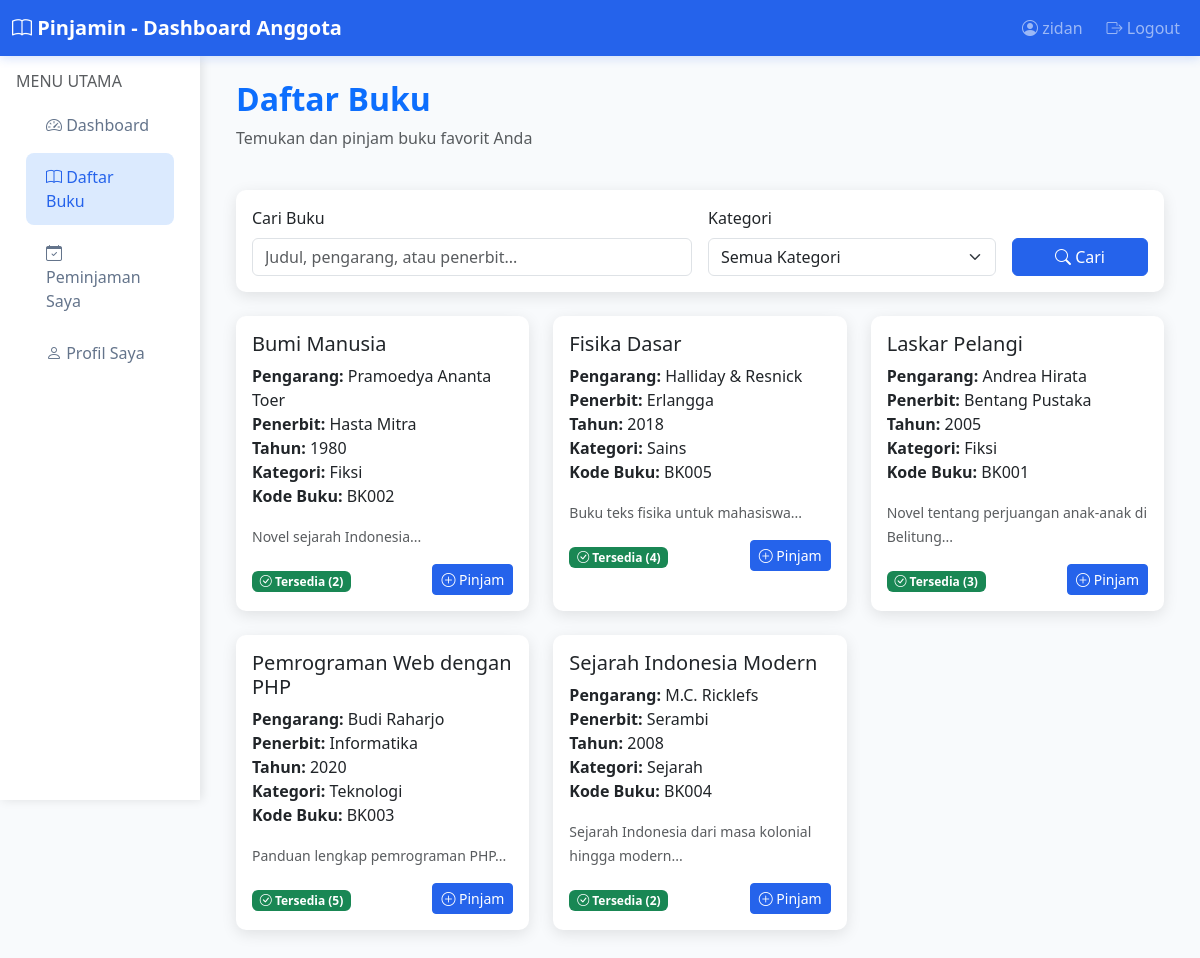
Page /member_buku.php (signed in) on the committed database.
### tables this page shows
CREATE TABLE `buku` (
  `id_buku` int NOT NULL,
  `kode_buku` varchar(20) NOT NULL,
  `judul` varchar(200) NOT NULL,
  `pengarang` varchar(100) NOT NULL,
  `penerbit` varchar(100) DEFAULT NULL,
  `tahun_terbit` year DEFAULT NULL,
  `id_kategori` int DEFAULT NULL,
  `jumlah_total` int DEFAULT '1',
  `jumlah_tersedia` int DEFAULT '1',
  `deskripsi` text,
  `tanggal_ditambahkan` timestamp NULL DEFAULT CURRENT_TIMESTAMP
);

CREATE TABLE `kategori` (
  `id_kategori` int NOT NULL,
  `nama_kategori` varchar(100) NOT NULL,
  `deskripsi` text,
  `tanggal_dibuat` timestamp NULL DEFAULT CURRENT_TIMESTAMP
);

### member_buku.php (the view, shortened to what this page needs)
<?php
require_once 'database.php';
$search = isset($_GET['search']) ? $_GET['search'] : '';
$query = "SELECT b.*, k.nama_kategori FROM buku b LEFT JOIN kategori k ON b.id_kategori = k.id_kategori WHERE 1=1";
$params = [];
$query .= " ORDER BY b.judul ASC";
$stmt = $pdo->prepare($query);
$stmt->execute($params);
$buku_list = $stmt->fetchAll();
?>
<!DOCTYPE html>
<html lang="id">
<head>
    <link href="https://cdn.jsdelivr.net/npm/bootstrap@5.3.0/dist/css/bootstrap.min.css" rel="stylesheet">
    <link href="https://cdn.jsdelivr.net/npm/bootstrap-icons@1.10.0/font/bootstrap-icons.css" rel="stylesheet">
</head>
<body>
    <nav class="navbar navbar-expand-lg navbar-dark">
        <div class="container-fluid">
            <a class="navbar-brand fw-bold" href="#">
                <i class="bi bi-book"></i> Pinjamin - Dashboard Anggota
            </a>
            <div class="navbar-nav ms-auto">
                <span class="navbar-text me-3">
                    <i class="bi bi-person-circle"></i> <?= $_SESSION['nama_anggota'] ?>
                </span>
                <a class="nav-link" href="logout.php">
                    <i class="bi bi-box-arrow-right"></i> Logout
                </a>
            </div>
        </div>
    </nav>
    <div class="container-fluid">
        <div class="row">
            <div class="col-md-3 col-lg-2 px-0">
                <div class="sidebar">
                    <div class="p-3">
                        <h6 class="text-muted">MENU UTAMA</h6>
                        <nav class="nav flex-column">
                            <a class="nav-link" href="member_dashboard.php">
                                <i class="bi bi-speedometer2"></i> Dashboard
                            </a>
                            <a class="nav-link active" href="member_buku.php">
                                <i class="bi bi-book"></i> Daftar Buku
                            </a>
                            <a class="nav-link" href="member_peminjaman.php">
                                <i class="bi bi-calendar-check"></i> Peminjaman Saya
                            </a>
                            <a class="nav-link" href="member_profil.php">
                                <i class="bi bi-person"></i> Profil Saya
                            </a>
                        </nav>
                    </div>
                </div>
            </div>
            <div class="col-md-9 col-lg-10">
                <div class="p-4">
                    <div class="row mb-4">
                        <div class="col-12">
                            <h2 class="fw-bold text-primary">Daftar Buku</h2>
                            <p class="text-muted">Temukan dan pinjam buku favorit Anda</p>
                        </div>
                    </div>
                    <div class="row mb-4">
                        <div class="col-12">
                            <div class="card">
                                <div class="card-body">
                                    <form method="GET" class="row g-3">
                                        <div class="col-md-6">
                                            <label for="search" class="form-label">Cari Buku</label>
                                            <input type="text" class="form-control" id="search" name="search"
                                                   placeholder="Judul, pengarang, atau penerbit..." value="<?= htmlspecialchars($search) ?>">
                                        </div>
                                        <div class="col-md-4">
                                            <label for="kategori" class="form-label">Kategori</label>
                                            <select class="form-select" id="kategori" name="kategori">
                                                <option value="">Semua Kategori</option>
                                            </select>
                                        </div>
                                        <div class="col-md-2">
                                            <label class="form-label">&nbsp;</label>
                                            <div class="d-grid">
                                                <button type="submit" class="btn btn-primary">
                                                    <i class="bi bi-search"></i> Cari
                                                </button>
                                            </div>
                                        </div>
                                    </form>
                                </div>
                            </div>
                        </div>
                    </div>
                    <div class="row">
                        <?php if (count($buku_list) > 0): ?>
                            <?php foreach ($buku_list as $buku): ?>
                            <div class="col-md-6 col-lg-4 mb-4">
                                <div class="card book-card h-100">
                                    <div class="card-body">
                                        <h5 class="card-title"><?= htmlspecialchars($buku['judul']) ?></h5>
                                        <p class="card-text">
                                            <strong>Pengarang:</strong> <?= htmlspecialchars($buku['pengarang']) ?><br>
                                            <strong>Penerbit:</strong> <?= htmlspecialchars($buku['penerbit']) ?><br>
                                            <strong>Tahun:</strong> <?= $buku['tahun_terbit'] ?><br>
                                            <strong>Kategori:</strong> <?= htmlspecialchars($buku['nama_kategori']) ?><br>
                                            <strong>Kode Buku:</strong> <?= htmlspecialchars($buku['kode_buku']) ?>
                                        </p>
                                        <?php if ($buku['deskripsi']): ?>
                                        <p class="card-text">
                                            <small class="text-muted"><?= htmlspecialchars(substr($buku['deskripsi'], 0, 100)) ?>...</small>
                                        </p>
                                        <?php endif; ?>
                                        <div class="d-flex justify-content-between align-items-center">
                                            <div>
                                                <?php if ($buku['jumlah_tersedia'] > 0): ?>
                                                    <span class="badge bg-success">
                                                        <i class="bi bi-check-circle"></i> Tersedia (<?= $buku['jumlah_tersedia'] ?>)
                                                    </span>
                                                <?php else: ?>
                                                    <span class="badge bg-danger">
                                                        <i class="bi bi-x-circle"></i> Tidak Tersedia
                                                    </span>
                                                <?php endif; ?>
                                            </div>
                                            <?php if ($buku['jumlah_tersedia'] > 0): ?>
                                                <a href="member_pinjam.php?id=<?= $buku['id_buku'] ?>" class="btn btn-primary btn-sm">
                                                    <i class="bi bi-plus-circle"></i> Pinjam
                                                </a>
                                            <?php else: ?>
                                                <button class="btn btn-secondary btn-sm" disabled>
                                                    <i class="bi bi-x-circle"></i> Tidak Tersedia
                                                </button>
                                            <?php endif; ?>
                                        </div>
                                    </div>
                                </div>
                            </div>
                            <?php endforeach; ?>
                        <?php endif; ?>
                    </div>
                </div>
            </div>
        </div>
    </div>
</body>
</html>

### member_buku.php (style rules this page uses)
:root { --primary-blue: #2563eb; --light-blue: #dbeafe; --dark-blue: #1e40af; }
body { background: #f8fafc; }
.navbar { background: var(--primary-blue) !important; box-shadow: 0 2px 10px rgba(37, 99, 235, 0.2); }
.sidebar { background: white; min-height: calc(100vh - 56px); box-shadow: 2px 0 10px rgba(0, 0, 0, 0.1); }
.sidebar .nav-link { color: #64748b; padding: 12px 20px; border-radius: 8px; margin: 2px 10px; }
.sidebar .nav-link.active { background: var(--light-blue); color: var(--primary-blue); }
.card { border: none; box-shadow: 0 4px 15px rgba(0, 0, 0, 0.1); border-radius: 10px; }
.btn-primary { background: var(--primary-blue); border-color: var(--primary-blue); }
.book-card { transition: transform 0.3s ease; }

### rows in the picture
buku: judul "Bumi Manusia", pengarang "Pramoedya Ananta Toer", penerbit "Hasta Mitra", tahun_terbit "1980", id_kategori.nama_kategori "Fiksi", kode_buku "BK002", deskripsi "Novel sejarah Indonesia", jumlah_tersedia "2"
buku: judul "Fisika Dasar", pengarang "Halliday & Resnick", penerbit "Erlangga", tahun_terbit "2018", id_kategori.nama_kategori "Sains", kode_buku "BK005", deskripsi "Buku teks fisika untuk mahasiswa", jumlah_tersedia "4"
buku: judul "Laskar Pelangi", pengarang "Andrea Hirata", penerbit "Bentang Pustaka", tahun_terbit "2005", id_kategori.nama_kategori "Fiksi", kode_buku "BK001", deskripsi "Novel tentang perjuangan anak-anak di Belitung", jumlah_tersedia "3"
buku: judul "Pemrograman Web dengan PHP", pengarang "Budi Raharjo", penerbit "Informatika", tahun_terbit "2020", id_kategori.nama_kategori "Teknologi", kode_buku "BK003", deskripsi "Panduan lengkap pemrograman PHP", jumlah_tersedia "5"
buku: judul "Sejarah Indonesia Modern", pengarang "M.C. Ricklefs", penerbit "Serambi", tahun_terbit "2008", id_kategori.nama_kategori "Sejarah", kode_buku "BK004", deskripsi "Sejarah Indonesia dari masa kolonial hingga modern", jumlah_tersedia "2"

### other values in the picture
$_SESSION['nama_anggota'] "zidan"
